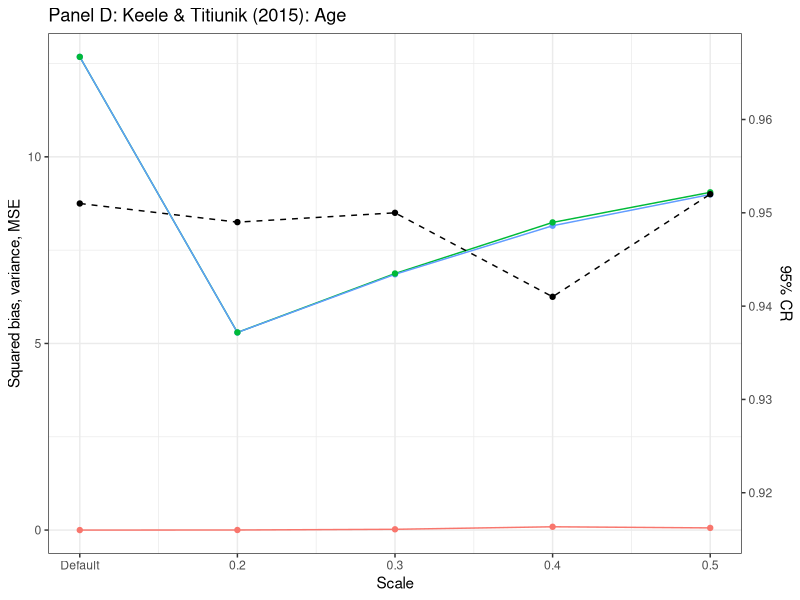
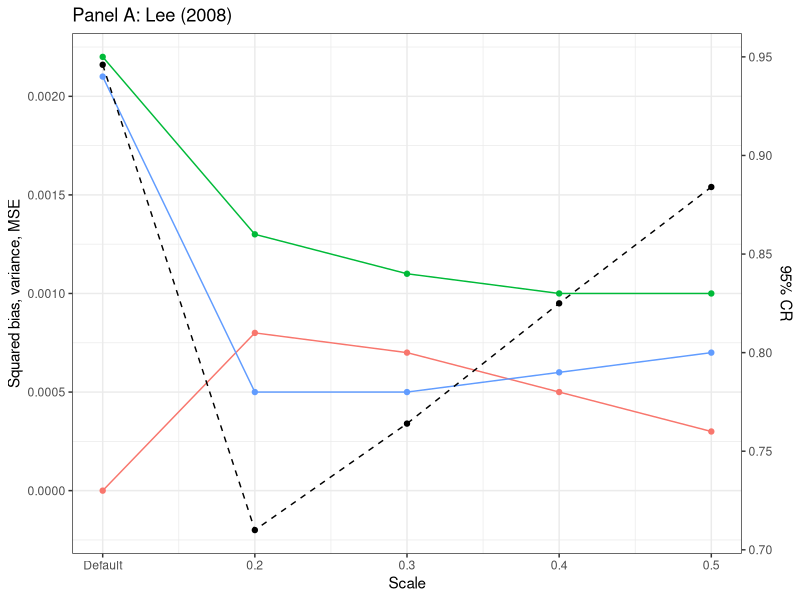
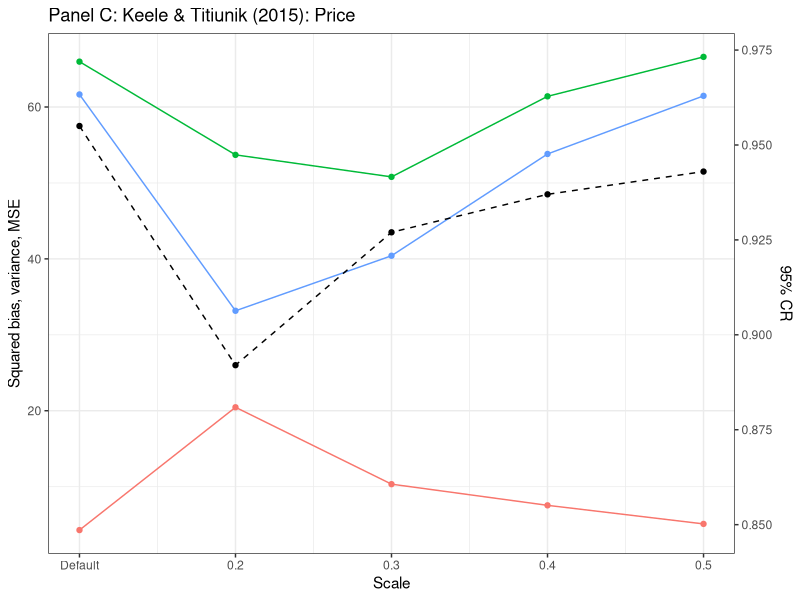
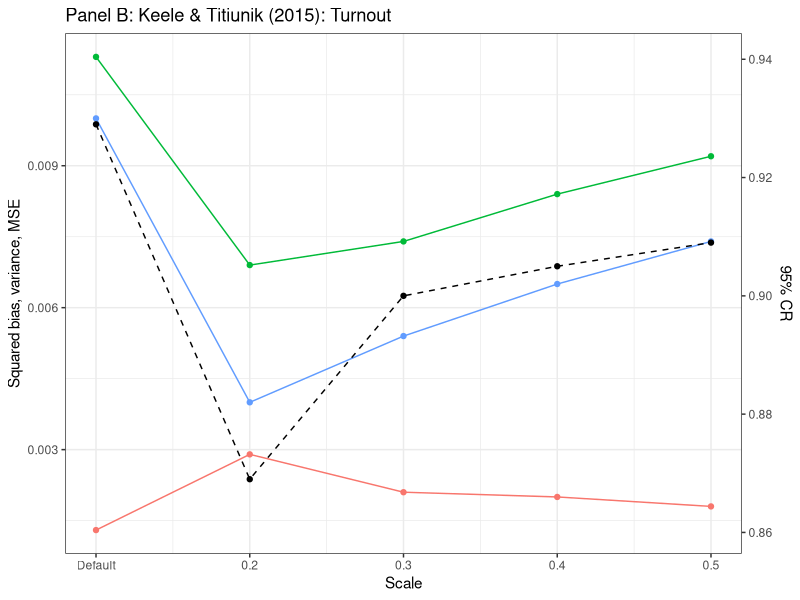

These charts were generated, in order, by the following R code: (Note: this script raises an error after producing the figures.)
######################################
# Figure A.4: Parameter tuning for 
# forests with varying scaling 
# constants for sample fraction
######################################

library(ggplot2)

# "FigureA.4.csv" collects results from running grf with different scaling constants for sample fraction using the tuning procedure described in Appendix A.4
results <- read.csv("FigureA.4.csv")
results$scale <- ifelse(results$scale==0, 0.1, results$scale) # note scale=0.1 means no tuning, i.e., all default parameters are used
cr <- results[results$type=="cr",]
other <- results[results$type!="cr",]

## Panel A: Lee (2008)
lee <- ggplot(other[other$model=="lee",], aes(x = scale, y = result)) +
  geom_line(aes(colour = type)) + 
  geom_point(aes(colour = type))+
  # geom_text(aes(label=result))+
  scale_y_continuous(
    name="Squared bias, variance, MSE",
    sec.axis = sec_axis(trans = ~.*100+0.73,name="95% CR"))+
  geom_line(aes(y = (result-0.73)/100),
              data = cr[cr$model=="lee",], linetype = 2)+
  geom_point(aes(y = (result-0.73)/100),
             data = cr[cr$model=="lee",])+
  # geom_text(aes(label=result,y = (result-0.73)/100),data = cr[cr$model=="lee",])+
  theme_bw()+theme(legend.position="none")+
  scale_x_continuous(breaks=c(0.1,0.2,0.3,0.4,0.5), labels=c("Default","0.2","0.3","0.4","0.5"))+xlab("Scale")+ggtitle("Panel A: Lee (2008)")


## Panel B: Keele & Titiunik (2015): Turnout
turnout <- ggplot(other[other$model=="turnout",], aes(x = scale, y = result)) +
  geom_line(aes(colour = type)) + 
  geom_point(aes(colour = type))+
  scale_y_continuous(
    name="Squared bias, variance, MSE",
    sec.axis = sec_axis(trans = ~.*8+0.85,name="95% CR"))+
  geom_line(aes(y = (result-0.85)/8),
            data = cr[cr$model=="turnout",], linetype = 2)+
  geom_point(aes(y = (result-0.85)/8),
             data = cr[cr$model=="turnout",])+
  theme_bw()+theme(legend.position="none")+
  scale_x_continuous(breaks=c(0.1,0.2,0.3,0.4,0.5), labels=c("Default","0.2","0.3","0.4","0.5"))+xlab("Scale")+ggtitle("Panel B: Keele & Titiunik (2015): Turnout")

## Panel C: Keele & Titiunik (2015): Price
price <- ggplot(other[other$model=="price",], aes(x = scale, y = result)) +
  geom_line(aes(colour = type)) + 
  geom_point(aes(colour = type))+
  scale_y_continuous(
    name="Squared bias, variance, MSE",
    sec.axis = sec_axis(trans = ~.*0.002+0.84,name="95% CR"))+
  geom_line(aes(y = (result-0.84)/0.002),
            data = cr[cr$model=="price",], linetype = 2)+
  geom_point(aes(y = (result-0.84)/0.002),
             data = cr[cr$model=="price",])+
  theme_bw()+theme(legend.position="none")+
  scale_x_continuous(breaks=c(0.1,0.2,0.3,0.4,0.5), labels=c("Default","0.2","0.3","0.4","0.5"))+xlab("Scale")+ggtitle("Panel C: Keele & Titiunik (2015): Price")

## Panel D: Keele & Titiunik (2015): Age
age <- ggplot(other[other$model=="age",], aes(x = scale, y = result)) +
  geom_line(aes(colour = type)) + 
  geom_point(aes(colour = type))+
  scale_y_continuous(
    name="Squared bias, variance, MSE",
    sec.axis = sec_axis(trans = ~.*0.004+0.916,name="95% CR"))+
  geom_line(aes(y = (result-0.916)/0.004),
            data = cr[cr$model=="age",], linetype = 2)+
  geom_point(aes(y = (result-0.916)/0.004),
             data = cr[cr$model=="age",])+
  theme_bw()+theme(legend.position="none")+
  scale_x_continuous(breaks=c(0.1,0.2,0.3,0.4,0.5), labels=c("Default","0.2","0.3","0.4","0.5"))+xlab("Scale")+ggtitle("Panel D: Keele & Titiunik (2015): Age")

ggarrange(lee, turnout, price, age, ncol = 2, nrow = 2)
